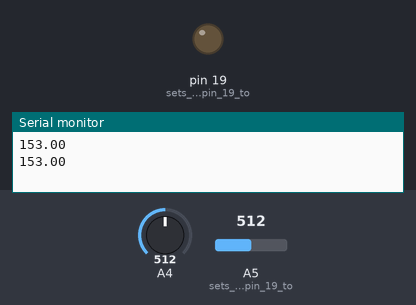
A sketch run on a simulated Arduino Uno, built with avr-gcc and run on an emulated ATmega328P. Parts: output pins drawn as LEDs (lit = HIGH), the last lines printed to the serial monitor. Inputs (shaded band) come from the test bench; at power-on: A5 (sets_the_LED_on_pin_19_to) = 512, A4 = 512.

Above: at 1.8 s.
1.9 s: A5 (sets_the_LED_on_pin_19_to) set to 547
4.2 s: A5 (sets_the_LED_on_pin_19_to) set to 579
At 6.4 s:
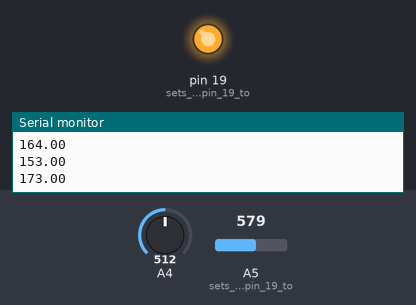
7.5 s: A5 (sets_the_LED_on_pin_19_to) set to 511
At 10.1 s:
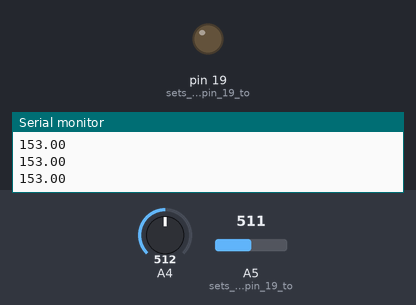
10.5 s: A5 (sets_the_LED_on_pin_19_to) set to 716
At 12.5 s:
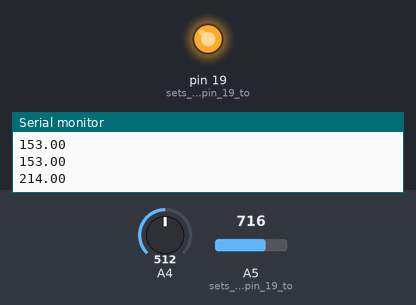
Timing chart, 0 to 14.0 s (numbered marks = the images above; inputs shaded):
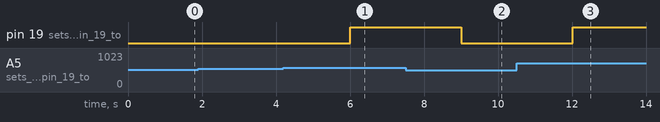

Measured:
- the behaviour switches between 563 and 564 on A5 (sets_the_LED_on_pin_19_to) (found by bisection; images 0 and 1)
- after the input at 4.2 s, pin 19 (sets_the_LED_on_pin_19_to): LOW → HIGH after 1.8 s
- after the input at 7.5 s, pin 19 (sets_the_LED_on_pin_19_to): HIGH → LOW after 1.5 s
- after the input at 10.5 s, pin 19 (sets_the_LED_on_pin_19_to): LOW → HIGH after 1.5 s

The sketch:

AnalogReadSerial.ino
```cpp
/* In the setup function we initialize serial communication and set
 * the external LED on PWM pin 19 as OUTPUT. You can use a different
 * LED if you prefer. Connect the photoresistor to pin 2.
 */
void setup()
{
  Serial.begin(115200); // initialize serial communication
  pinMode(19, OUTPUT); // sets the LED on pin 19 to output
 // sets the LED on pin 19 to output


}

/* In the loop section we will read the photoresistor analog value
 * then we will use the map() and constrain() functions to adjust the
 * range for PWM. When the photoresistor is dark the LED will turn on,
 * you can cover the photoresistor with your hand to block out light.
 */
#define threshold 15

void loop()
{

  //int lightLevel = (analogRead(2)); // Read the light level from analog pin 2
  float solar = analogRead(12);
  float solar2 = analogRead(13);
  delay(1000); // delay for 1 millisecond for smoothness
  // adjust the value 0 to max resolution to span 0 to 255
  solar = map(solar, 0, 850, 0, 255);
  solar = constrain(solar, 0, 255); // constrain values between 0-255;
  solar2 = map(solar2, 0, 850, 0, 255);
  solar2 = constrain(solar2, 0, 255); // constrain values between 0-255;
  if (solar2 - solar > threshold)
  {
    analogWrite(19,255); // Write the PWM value to the LED
  }
  else if(solar - solar2 > threshold)
  {
        analogWrite(19,0); // Write the PWM value to the LED
  }
  else
  {
    analogWrite(19,50);
  }
    Serial.println();
    Serial.println(solar); // Print the analog value to Serial
    Serial.println(solar2);
}
```
